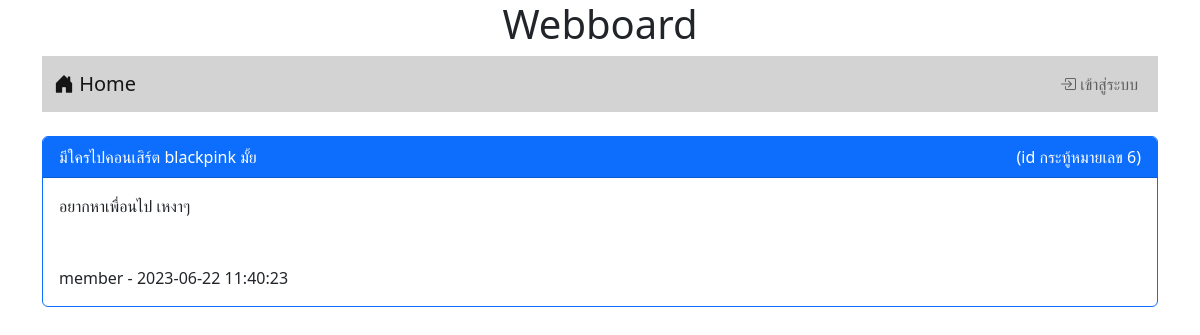
/post.php?id=6, run on the app's committed database.
### tables this page shows
CREATE TABLE `post` (
  `id` int(11) NOT NULL,
  `title` varchar(128) DEFAULT NULL,
  `content` varchar(2048) DEFAULT NULL,
  `post_date` datetime DEFAULT NULL,
  `cat_id` int(11) DEFAULT NULL,
  `user_id` int(11) DEFAULT NULL
);

CREATE TABLE `user` (
  `id` int(11) NOT NULL,
  `login` varchar(32) DEFAULT NULL,
  `password` varchar(64) DEFAULT NULL,
  `name` varchar(64) DEFAULT NULL,
  `gender` char(11) DEFAULT NULL,
  `email` varchar(32) DEFAULT NULL,
  `role` char(1) DEFAULT NULL
);

### post.php (the view, shortened to what this page needs)
<!DOCTYPE html>
<html lang="en">
<head>
    <link rel="stylesheet" href="https://cdn.jsdelivr.net/npm/bootstrap-icons@1.9.1/font/bootstrap-icons.css">
    <link href="https://cdn.jsdelivr.net/npm/bootstrap@5.2.2/dist/css/bootstrap.min.css" rel="stylesheet">
</head>
<body>
    <div class="container">
        <h1><center>Webboard</center></h1>
        <?php include "nav.php" ?>
        <br>
        <div class="card text-dark bg-white border-primary">
            <div class="card-header bg-primary text-white" >
                <?php
                    $id = $_GET["id"];
                    $conn = new PDO("mysql:host=localhost; dbname=webboard; charset=utf8" , "root" , "");
                    $sql = "SELECT * FROM post where id=$id";
                    $query = $conn->query($sql);
                    $result = $query->fetch(PDO::FETCH_ASSOC);
                    $title = $result["title"];
                    $content = $result["content"];
                    $post_date = $result["post_date"];
                    echo "<span style='float:right'>(id กระทู้หมายเลข $id)</span>";
                    echo $title;
                ?>
            </div>
            <div class ="card-body">
                <?php
                    $sql = "SELECT u.login FROM user u,post p WHERE u.id = p.user_id and p.id = $id";
                    $query = $conn->query($sql);
                    $result = $query->fetch(PDO::FETCH_ASSOC);
                    $username = $result["login"];
                    echo "$content <BR><BR><BR>";
                    echo "$username - $post_date <BR>";
                ?>
            </div>
        </div>
        <br>
        <br>
    </div>
</body>
</html>

### data on the page
post: title "มีใครไปคอนเสิร์ต blackpink มั้ย", content "อยากหาเพื่อนไป เหงาๆ", post_date "2023-06-22 11:40:23"
user: login "member"

### other printed values
$id "6"
